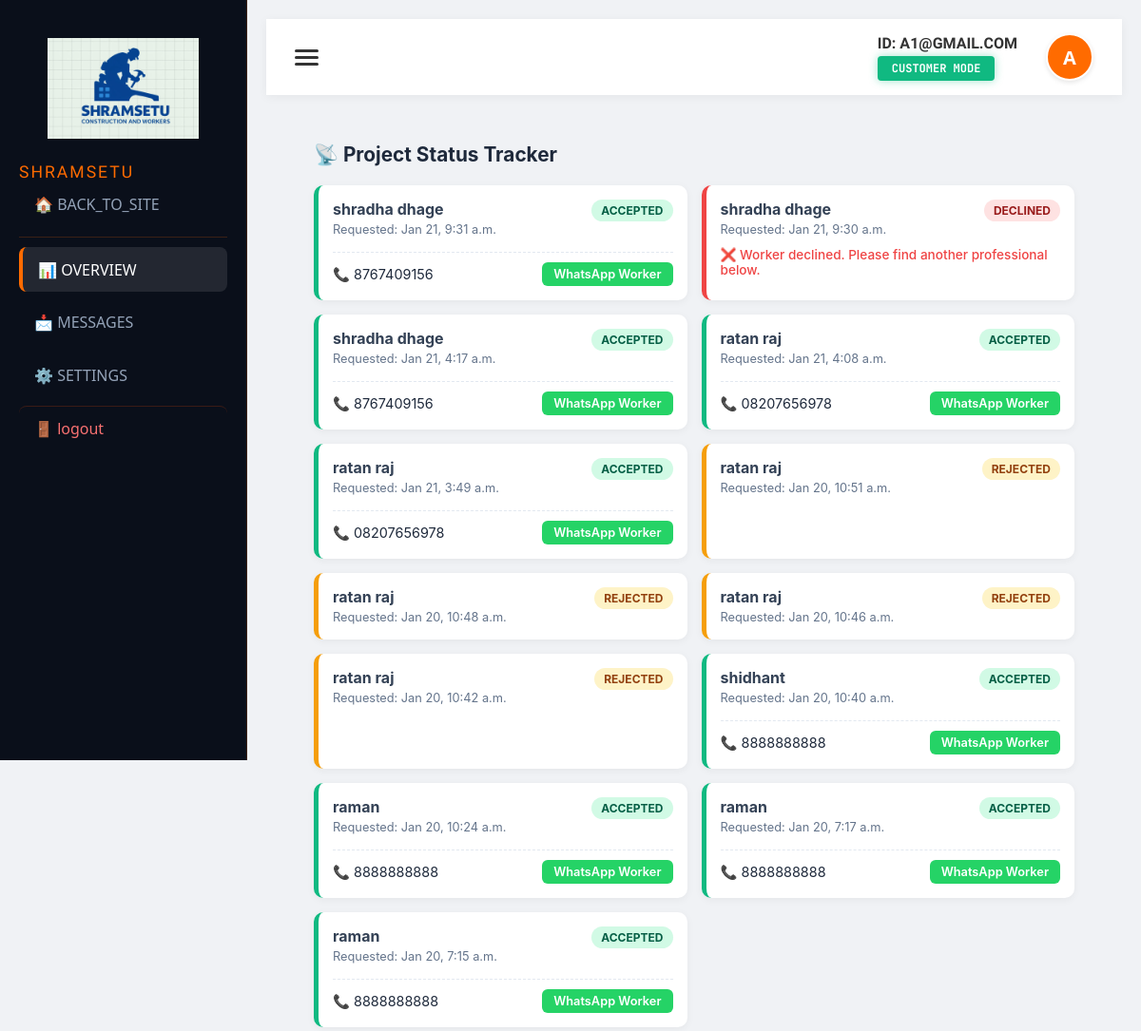
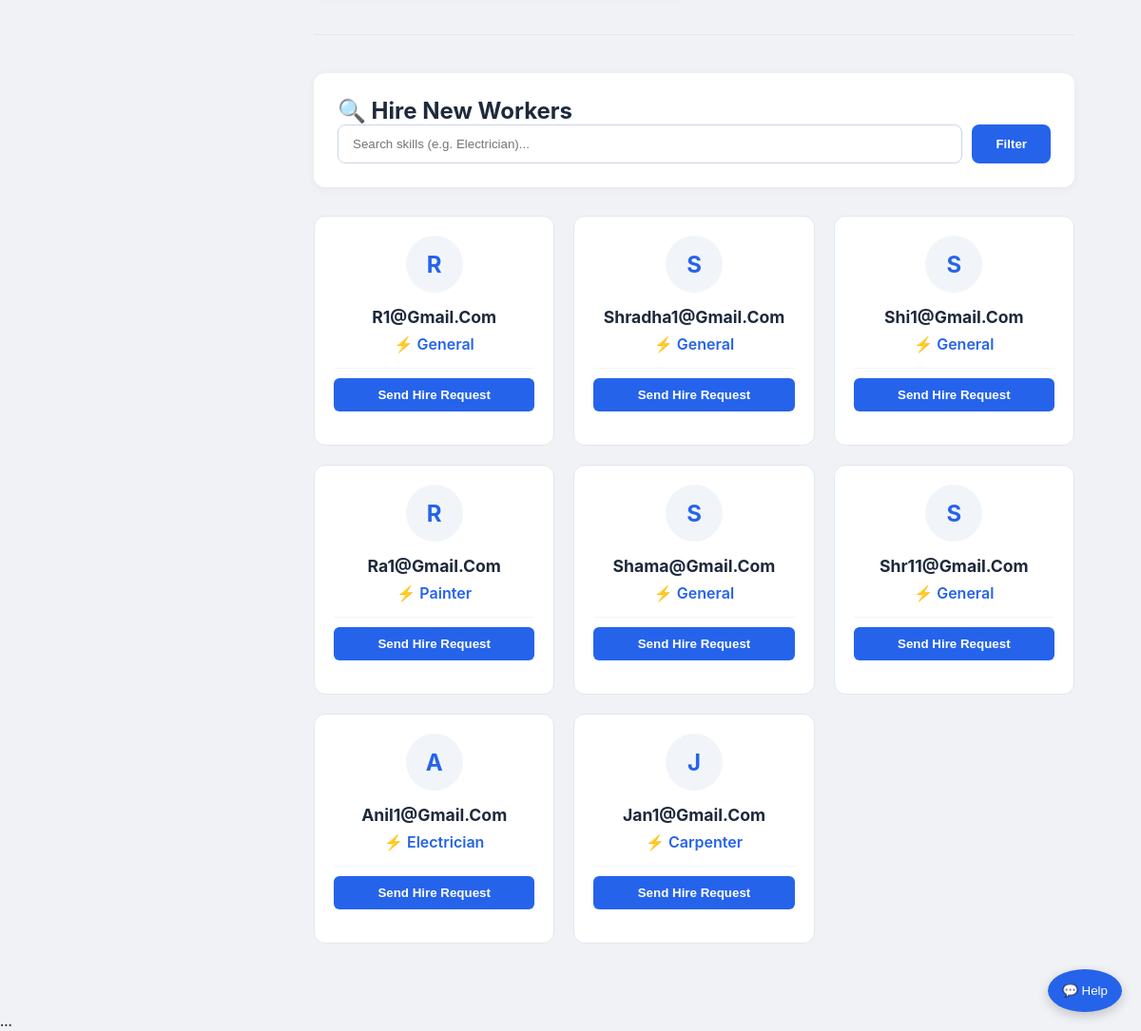
Page /dashboard/ (signed in) on the committed database (2 pictures, top to bottom).
### services/models.py (models this page shows, shortened)
class Job(models.Model):
    STATUS_CHOICES = [
        ('pending', 'Pending'),
        ('accepted', 'Accepted'),
        ('rejected', 'Rejected'),
    ]
    customer = models.ForeignKey(User, on_delete=models.CASCADE, related_name='hired_jobs')
    worker = models.ForeignKey(User, on_delete=models.CASCADE, related_name='received_jobs')
    title = models.CharField(max_length=200)
    description = models.TextField(null=True, blank=True)
    budget = models.IntegerField(default=0, null=True, blank=True)
    status = models.CharField(max_length=20, choices=STATUS_CHOICES, default='pending')
    created_at = models.DateTimeField(auto_now_add=True)

class Profile(models.Model):
    user = models.OneToOneField(User, on_delete=models.CASCADE)
    role = models.CharField(
        max_length=20,
        choices=[('customer', 'Customer'), ('worker', 'Worker')],
        default='customer'
    )
    full_name = models.CharField(max_length=100, blank=True, null=True)
    phone = models.CharField(max_length=15, blank=True, null=True)
    location = models.CharField(max_length=100, blank=True, null=True)
    bio = models.TextField(blank=True, null=True)
    skill = models.CharField(max_length=100, blank=True, null=True)

### services/views.py (the view, shortened to what this page needs)
# urls.py: path('dashboard/', views.dashboard_view, name='dashboard'),
@login_required
def dashboard_view(request):
    user_profile = get_object_or_404(Profile, user=request.user)
    if user_profile.role == 'customer':
        search_query = request.GET.get('search', '')
        available_workers = Profile.objects.filter(role='worker')
        if search_query:
            available_workers = available_workers.filter(
                Q(skill__icontains=search_query) | Q(location__icontains=search_query)
            )
        my_requests = Job.objects.filter(customer=request.user).order_by('-created_at')
        return render(request, 'services/customer_dashboard.html', {
            'profile': user_profile,
            'workers': available_workers,
            'my_requests': my_requests,
            'search_query': search_query,
        })

### services/templates/services/customer_dashboard.html (shortened to what this page needs)
{% extends 'services/dashboard_base.html' %}
{% block content %}
<div class="dashboard-page" style="padding: 20px; font-family: 'Inter', sans-serif;">
    <div class="tracking-section" style="margin-bottom: 40px;">
        <h2 style="color: #1e293b; font-size: 1.3rem; margin-bottom: 20px; display: flex; align-items: center; gap: 10px;">
            📡 Project Status Tracker
        </h2>
        <div class="request-grid" style="display: grid; grid-template-columns: repeat(auto-fill, minmax(300px, 1fr)); gap: 15px;">
            {% for job in my_requests %}
                <div class="status-card" style="background: white; border-radius: 10px; padding: 15px; border-left: 5px solid
                    {% if job.status == 'accepted' %}#10b981{% elif job.status == 'declined' %}#ef4444{% else %}#f59e0b{% endif %};
                    box-shadow: 0 2px 8px rgba(0,0,0,0.05); transition: 0.3s;">
                    <div style="display: flex; justify-content: space-between; align-items: start;">
                        <div>
                            <strong style="display: block; color: #334155;">{{ job.worker.get_full_name|default:job.worker.username }}</strong>
                            <span style="font-size: 0.8rem; color: #64748b;">Requested: {{ job.created_at|date:"M d, g:i a" }}</span>
                        </div>
                        <span style="padding: 4px 10px; border-radius: 20px; font-size: 0.75rem; font-weight: bold; text-transform: uppercase;
                            {% if job.status == 'accepted' %} background: #d1fae5; color: #065f46;
                            {% elif job.status == 'declined' %} background: #fee2e2; color: #991b1b;
                            {% else %} background: #fef3c7; color: #92400e; {% endif %}">
                            {{ job.status }}
                        </span>
                    </div>
                    {% if job.status == 'accepted' %}
                        <div style="margin-top: 15px; padding-top: 10px; border-top: 1px dashed #e2e8f0; display: flex; align-items: center; justify-content: space-between;">
                            <span style="font-size: 0.9rem; color: #1e293b;">📞 {{ job.worker.profile.phone|default:"8888888888" }}</span>
                            <a href="https://wa.me/{{ job.worker.profile.phone }}" target="_blank"
                               style="background: #25d366; color: white; padding: 5px 12px; border-radius: 6px; text-decoration: none; font-size: 0.8rem; font-weight: 600;">
                               WhatsApp Worker
                            </a>
                        </div>
                    {% elif job.status == 'declined' %}
                        <p style="margin-top: 10px; font-size: 0.85rem; color: #ef4444; font-weight: 500;">
                            ❌ Worker declined. Please find another professional below.
                        </p>
                    {% endif %}
                </div>
            {% empty %}
                <div style="grid-column: 1/-1; padding: 30px; background: #f8fafc; border-radius: 10px; text-align: center; color: #64748b; border: 1px dashed #cbd5e1;">
                    No active job requests found.
                </div>
            {% endfor %}
        </div>
    </div>
    <hr style="border: 0; border-top: 1px solid #e2e8f0; margin-bottom: 40px;">
    <div class="search-container" style="background: white; padding: 25px; border-radius: 12px; box-shadow: 0 2px 10px rgba(0,0,0,0.05); margin-bottom: 30px;">
        <h2 style="margin-top: 0; color: #1e293b; font-size: 1.5rem;">🔍 Hire New Workers</h2>
        <form method="GET" action="." style="display: flex; gap: 10px; flex-wrap: wrap;">
            <input type="text" name="search" placeholder="Search skills (e.g. Electrician)..." value="{{ search_query }}"
                   style="flex: 1; min-width: 250px; padding: 12px 15px; border: 1px solid #cbd5e1; border-radius: 8px;">
            <button type="submit" style="background: #2563eb; color: white; border: none; padding: 12px 25px; border-radius: 8px; font-weight: 600; cursor: pointer;">
                Filter
            </button>
        </form>
    </div>
    <div class="worker-grid" style="display: grid; grid-template-columns: repeat(auto-fill, minmax(240px, 1fr)); gap: 20px;">
        {% for worker in workers %}
            <div class="card" style="border: 1px solid #e2e8f0; padding: 20px; border-radius: 12px; text-align: center; background: white; transition: 0.3s;">
                <div style="width: 60px; height: 60px; background: #f1f5f9; color: #2563eb; border-radius: 50%; margin: 0 auto 15px; display: flex; align-items: center; justify-content: center; font-size: 1.5rem; font-weight: bold;">
                    {{ worker.user.username|slice:":1"|upper }}
                </div>
                <strong style="display: block; font-size: 1.1rem; color: #1e293b;">{{ worker.user.username|title }}</strong>
                <p style="color: #2563eb; font-weight: 600; margin: 8px 0;">⚡ {{ worker.skill|default:"General" }}</p>
                <div style="margin: 15px 0; padding-top: 10px; border-top: 1px solid #f1f5f9;">
                    <form action="{% url 'hire_worker' worker.id %}" method="POST">
                        <button type="submit" style="width: 100%; background: #2563eb; color: white; border: none; padding: 10px; border-radius: 6px; font-weight: 600; cursor: pointer;">
                            Send Hire Request
                        </button>
                    </form>
                </div>
            </div>
        {% endfor %}
    </div>
</div>
{% endblock %}

### services/templates/services/dashboard_base.html (shortened to what this page needs)
{% load static %}
<!DOCTYPE html>
<html lang="en">
<head>
    <link rel="stylesheet" href="{% static 'css/dashboard_style.css' %}">
</head>
<body>
    <div class="dashboard-wrapper">
        <aside class="sidebar" id="sidebar">
            <div class="logo-container">
                <img src="{% static 'images/logo.jpeg' %}" alt="Logo" class="sidebar-logo">
            </div>
            <div class="sidebar-brand">SHRAMSETU </div>
            <nav>
                <a href="{% url 'home' %}" class="nav-item">🏠 BACK_TO_SITE</a>
                <div style="margin: 10px 0; border-top: 1px solid rgba(255,107,0,0.2);"></div>
                <a href="{% url 'dashboard' %}" class="nav-item {% if request.resolver_match.url_name == 'dashboard' %}active{% endif %}">
                    📊 OVERVIEW
                </a>
                <a href="{% url 'messages' %}" class="nav-item {% if request.resolver_match.url_name == 'messages' %}active{% endif %}">
                    📩 MESSAGES
                </a>
                <a href="{% url 'settings' %}" class="nav-item {% if request.resolver_match.url_name == 'settings' %}active{% endif %}">
                    ⚙️ SETTINGS
                </a>
                <a href="{% url 'logout' %}" class="logout-link" style="margin-top: auto; border-top: 1px solid #ff4d0033;">🚪 logout</a>
            </nav>
        </aside>
        <div class="main-container" id="mainContainer">
            <header class="dashboard-header">
                <div class="header-left">
                    <div class="menu-btn" onclick="toggleSidebar()">
                        <span></span><span></span><span></span>
                    </div>
                </div>
                <div class="header-right">
                    <div class="user-meta" style="text-align: right; margin-right: 15px;">
                        <h1 class="welcome-text">ID: {{ request.user.username|upper }}</h1>
                        {% if user.worker_profile or profile.role == 'worker' %}
                            <span class="role-badge badge-worker">Verified Worker</span>
                        {% else %}
                            <span class="role-badge badge-customer">Customer Mode</span>
                        {% endif %}
                    </div>
                    <div class="user-avatar" style="background: var(--neon-orange); color: white; font-weight: bold;">
                        {{ request.user.username|slice:":1"|upper }}
                    </div>
                </div>
            </header>
            <main class="content-padding">
                {% block content %}{% endblock %}
            </main>
        </div>
    </div>
    ...
    {% include 'services/chatbot.html' %}
</body>
</html>

### services/templates/services/chatbot.html (shortened to what this page needs)
<div id="chatbot-container" style="position: fixed; bottom: 20px; right: 20px; z-index: 1000; font-family: 'Inter', sans-serif;">
    <button onclick="toggleChat()" style="background: #2563eb; color: white; border: none; padding: 15px; border-radius: 50%; cursor: pointer; box-shadow: 0 4px 12px rgba(0,0,0,0.2);">
        💬 Help
    </button>
</div>

### services/static/css/dashboard_style.css (style rules this page uses)
:root { --primary: #2563eb; --primary-dark: #1e40af; --secondary: #64748b; --success: #22c55e; --warning: #f59e0b; --danger: #ef4444; --bg-light: #f8fafc; --sidebar-bg: #0f172a; --text-main: #1e293b; --white: #ffffff; }
body { margin: 0; font-family: 'Inter', system-ui, sans-serif; background-color: var(--bg-light); color: var(--text-main); }
.sidebar { width: 260px; background-color: var(--sidebar-bg); color: var(--white); padding: 1.5rem; display: flex; flex-direction: column; position: fixed; height: 100vh; }
.sidebar nav a { display: block; padding: 0.8rem 1rem; color: #94a3b8; text-decoration: none; border-radius: 8px; margin-bottom: 0.5rem; transition: 0.3s; }
.sidebar nav a:hover, .sidebar nav a.active { background-color: rgba(255, 255, 255, 0.1); color: var(--white); }
.sidebar nav a.logout-link { margin-top: auto; color: #f87171; }
* { box-sizing: border-box; }
* { box-sizing: border-box; margin: 0; padding: 0; }
body { font-family: 'Segoe UI', sans-serif; background: #f0f2f5; overflow-x: hidden; }
.dashboard-wrapper { display: flex; }
.sidebar { width: 260px; background: #1a202c; color: white; height: 100vh; position: fixed; top: 0; left: -260px; transition: 0.3s ease; z-index: 9999; padding: 20px; }
.main-container { width: 100%; min-height: 100vh; transition: 0.3s ease; }
.dashboard-header { background: white; height: 70px; display: flex; align-items: center; padding: 0 30px; justify-content: space-between; box-shadow: 0 2px 4px rgba(0,0,0,0.05); }
.menu-btn { cursor: pointer; display: flex; flex-direction: column; gap: 4px; }
.menu-btn span { width: 25px; height: 3px; background: #333; border-radius: 2px; }
.welcome-text { font-size: 1.25rem; color: #1a202c; }
.role-badge { background: #2563eb; color: white; padding: 5px 15px; border-radius: 20px; font-size: 0.8rem; }
.content-padding { padding: 30px; }
.logo-container { padding: 20px 10px; text-align: center; width: 100%; }
.sidebar-logo { max-width: 80%; height: auto; display: inline-block; }
.dashboard-header { display: flex; justify-content: space-between; align-items: center; padding: 10px 30px; background: white; height: 80px; box-shadow: 0 2px 10px rgba(0,0,0,0.05); }
.header-right { display: flex; align-items: center; gap: 15px; }
.user-avatar { width: 50px; height: 50px; background-color: #7a4128; color: white; border-radius: 50%; display: flex; align-items: center; justify-content: center; font-size: 20px; font-weight: bold; border: 2px solid #fff; box-shadow: 0 2px 5px rgba(0,0,0,0.1); }
.user-meta { display: flex; flex-direction: column; align-items: flex-start; }
.welcome-text { font-size: 1.1rem; margin: 0; font-weight: 600; color: #333; }
.role-badge { background: #2563eb; color: white; padding: 2px 12px; border-radius: 15px; font-size: 0.75rem; margin-top: 4px; }
.main-container { margin-left: 0; transition: margin-left 0.3s ease; width: 100%; }
.dashboard-page { padding: 10px; }
.sidebar { width: 260px; height: 100vh; position: fixed; left: 0; top: 0; z-index: 1000; position: fixed; }
.main-container { margin-left: 260px; width: calc(100% - 260px); padding: 20px; }

### services/templates/services/dashboard_base.html (style rules this page uses)
:root { --neon-orange: #ff6b00; --sidebar-navy: #0a0f1a; --worker-blue: #2563eb; --customer-green: #10b981; }
.sidebar { background: var(--sidebar-navy) !important; border-right: 1px solid rgba(255, 107, 0, 0.2); transition: all 0.4s cubic-bezier(0.175, 0.885, 0.32, 1.275); }
.sidebar-brand { font-family: 'Syncopate', sans-serif; letter-spacing: 2px; color: var(--neon-orange); font-size: 1.1rem !important; }
.nav-item { position: relative; overflow: hidden; transition: 0.3s; }
.nav-item.active { border-left: 4px solid var(--neon-orange); background: rgba(255, 107, 0, 0.05); }
.role-badge { font-family: 'JetBrains Mono', monospace; font-weight: bold; text-transform: uppercase; padding: 5px 15px; border-radius: 4px; font-size: 0.75rem; }
.badge-customer { background: var(--customer-green); color: white; box-shadow: 0 0 10px rgba(16, 185, 129, 0.4); }
.welcome-text { font-family: 'Syncopate', sans-serif; font-size: 1rem !important; }

### rows in the picture
Job: worker.get_full_name "shradha dhage", created_at "Jan 21, 9:31 a.m.", status "ACCEPTED", worker.profile.phone "8767409156"
Job: worker.get_full_name "shradha dhage", created_at "Jan 21, 9:30 a.m.", status "DECLINED", shows "❌ Worker declined. Please find another professional below."
Job: worker.get_full_name "shradha dhage", created_at "Jan 21, 4:17 a.m.", status "ACCEPTED", worker.profile.phone "8767409156"
Job: worker.get_full_name "ratan raj", created_at "Jan 21, 4:08 a.m.", status "ACCEPTED", worker.profile.phone "08207656978"
Job: worker.get_full_name "ratan raj", created_at "Jan 21, 3:49 a.m.", status "ACCEPTED", worker.profile.phone "08207656978"
Job: worker.get_full_name "ratan raj", created_at "Jan 20, 10:51 a.m.", status "REJECTED"
Job: worker.get_full_name "ratan raj", created_at "Jan 20, 10:48 a.m.", status "REJECTED"
Job: worker.get_full_name "ratan raj", created_at "Jan 20, 10:46 a.m.", status "REJECTED"
Job: worker.get_full_name "ratan raj", created_at "Jan 20, 10:42 a.m.", status "REJECTED"
Job: worker.get_full_name "shidhant", created_at "Jan 20, 10:40 a.m.", status "ACCEPTED", worker.profile.phone "8888888888"
Job: worker.get_full_name "raman", created_at "Jan 20, 10:24 a.m.", status "ACCEPTED", worker.profile.phone "8888888888"
Job: worker.get_full_name "raman", created_at "Jan 20, 7:17 a.m.", status "ACCEPTED", worker.profile.phone "8888888888"
Job: worker.get_full_name "raman", created_at "Jan 20, 7:15 a.m.", status "ACCEPTED", worker.profile.phone "8888888888"
Profile: user.username "R", user.username "R1@Gmail.Com", skill "General"
Profile: user.username "S", user.username "Shradha1@Gmail.Com", skill "General"
Profile: user.username "S", user.username "Shi1@Gmail.Com", skill "General"
Profile: user.username "R", user.username "Ra1@Gmail.Com", skill "Painter"
Profile: user.username "S", user.username "Shama@Gmail.Com", skill "General"
Profile: user.username "S", user.username "Shr11@Gmail.Com", skill "General"
Profile: user.username "A", user.username "Anil1@Gmail.Com", skill "Electrician"
Profile: user.username "J", user.username "Jan1@Gmail.Com", skill "Carpenter"

### other values in the picture
{{ request.user.username|upper }} "A1@GMAIL.COM"
{{ request.user.username|slice:":1"|upper }} "A"
